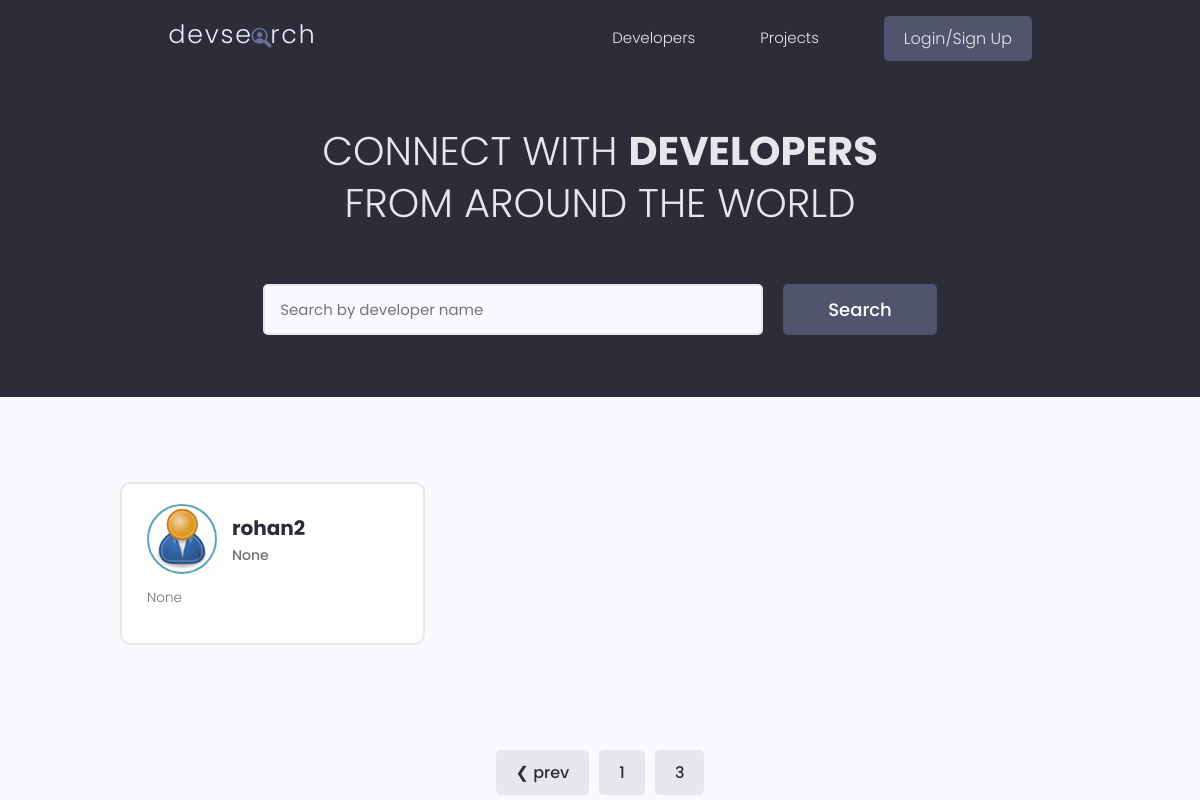
Page /?page=3 on the earlier database version.
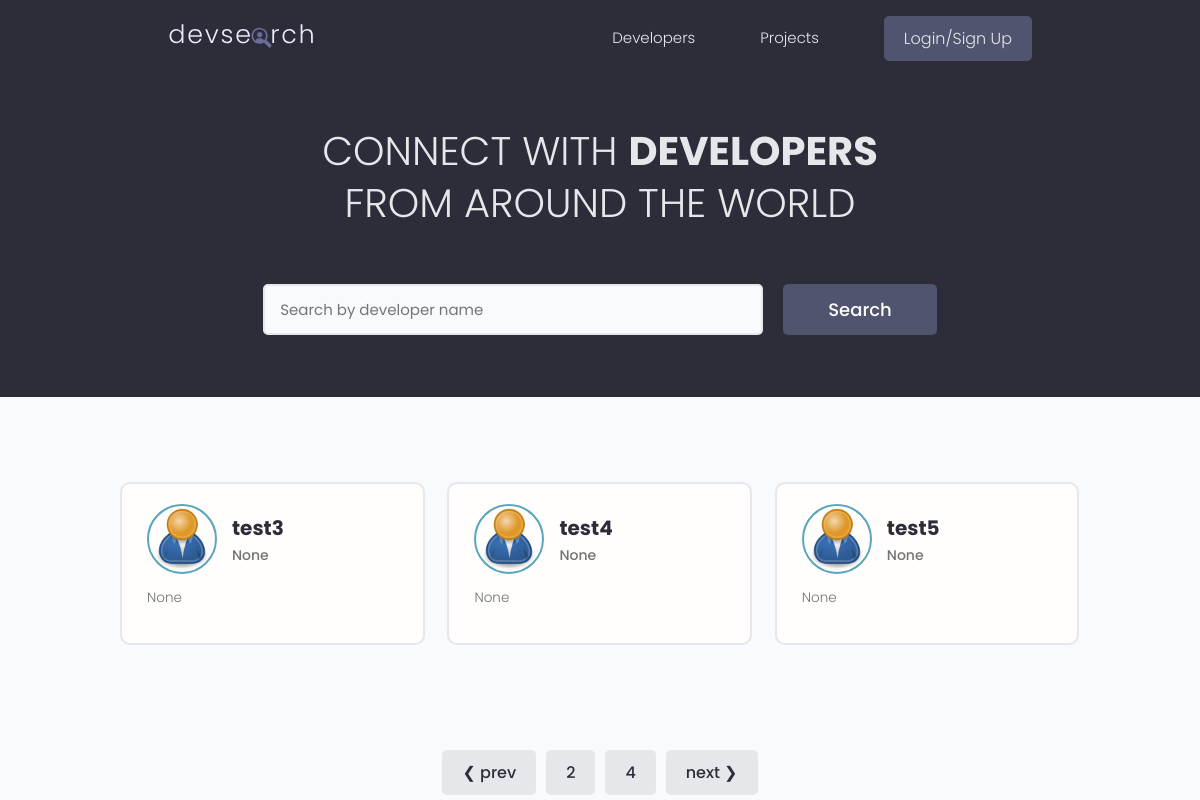
Same page on the later database version.
### users/models.py (models this page shows, shortened)
class Profile(models.Model):
    user = models.OneToOneField(User,on_delete=models.CASCADE,null=True,blank=True)
    name = models.CharField(max_length=200,blank=True,null=True)
    username =  models.CharField(max_length=200,blank=True,null=True)
    email = models.EmailField(max_length=500,blank=True,null=True)
    location = models.CharField(max_length=200,blank=True,null=True)
    short_intro = models.CharField(max_length=200,blank=True,null=True)
    bio = models.TextField(blank=True,null=True)
    profile_image = models.ImageField(blank=True,null=True,upload_to='profiles/',default='profiles/user-default.png')
    social_github = models.CharField(max_length=200,blank=True,null=True)
    social_twitter = models.CharField(max_length=200,blank=True,null=True)
    social_linkedin = models.CharField(max_length=200,blank=True,null=True)
    social_youtube = models.CharField(max_length=200,blank=True,null=True)
    social_website = models.CharField(max_length=200,blank=True,null=True)
    created = models.DateTimeField(auto_now_add=True)
    id = models.UUIDField( default = uuid.uuid4,unique = True,editable = False,primary_key = True)
    class Meta:
        ordering = ['created']

### users/views.py (the view)
# urls.py: path('',views.profiles,name="profiles"),
def profiles(request):
    search_query = ''
    profiles,search_query = searchProfiles(request)
    custom_range,profiles = paginateProfiles(request,profiles,3)
    context = {'profiles':profiles , 'search_query':search_query, 'custom_range':custom_range}
    return render(request,'users/profiles.html',context)

### users/utils.py (called while the page is built)
def paginateProfiles(request,profiles,results):
    page = request.GET.get('page')
    paginator = Paginator(profiles,results)
    try:
        profiles = paginator.page(page)
    except PageNotAnInteger:
        page = 1
        profiles = paginator.page(page)
    except EmptyPage:
        page = paginator.num_pages
        profiles = paginator.page(page)
    leftIndex = (int(page )- 1)
    if leftIndex < 1 :
        leftIndex = 1
    rightIndex = (int(page)+ 1 )
    if rightIndex > paginator.num_pages:
        rightIndex = paginator.num_pages + 1
    custom_range = leftIndex,rightIndex
    return custom_range,profiles

def searchProfiles(request):
    search_query = ''
    if request.GET.get('search_query'):
        search_query = request.GET.get('search_query')
    skills = Skill.objects.filter(name__icontains = search_query)
    profiles = Profile.objects.distinct().filter(Q(name__icontains = search_query) |
                                      Q(short_intro__icontains= search_query) |
                                      Q(skill__in=skills)
                                      )
    return profiles,search_query

### users/templates/users/profiles.html (shortened to what this page needs)
{% extends "main.html" %}
{% block content %}
<main class="home">
    <section class="hero-section text-center">
      <div class="container container--narrow">
        <div class="hero-section__box">
          <h2>CONNECT WITH <span>DEVELOPERS</span></h2>
          <h2>FROM AROUND THE WORLD</h2>
        </div>
        <div class="hero-section__search">
          <form id="searchForm" class="form" action="{% url 'profiles' %}" method="get">
            <div class="form__field">
              <input class="input input--text" id="formInput#search" type="text" name="search_query"
                value="{{search_query}}" placeholder="Search by developer name" />
            </div>
            <input class="btn btn--sub btn--lg" type="submit" value="Search" />
          </form>
        </div>
      </div>
    </section>
    <section class="devlist">
      <div class="container">
        <div class="grid grid--three">
        {% for profile in profiles  %}
          <div class="column card">
            <div class="dev">
              <a href="{% url 'user-profile' profile.id %}" class="card__body">
                <div class="dev__profile">
                  <img class="avatar avatar--md" src="{{profile.profile_image.url}}" alt="image" />
                  <div class="dev__meta">
                    <h3>{{profile.name}}</h3>
                    <h5>{{profile.short_intro}}</h5>
                  </div>
                </div>
                <p class="dev__info">{{profile.bio|slice:"150"}}</p>
              </a>
            </div>
          </div>
        {% endfor %}
        </div>
      </div>
    </section>
    {% include "pagination.html"  with queryset=profiles custom_range=custom_range %}
  </main>
{% endblock content %}

### templates/main.html (shortened to what this page needs)
<!DOCTYPE html>
{% load static %}
<html>
    <head>
        <link rel="stylesheet" href="https://cdn.iconmonstr.com/1.3.0/css/iconmonstr-iconic-font.min.css" />
        <link rel="stylesheet" href={% static "uikit/styles/uikit.css" %} />
        <link rel="stylesheet" href={% static "styles/app.css" %} />
    </head>
    <body>
        {% include "navbar.html" %}
        {% block content %}
        {% endblock content %}
    </body>
</html>

### templates/navbar.html (shortened to what this page needs)
{% load static %}
  <header class="header">
    <div class="container container--narrow">
      <a href="{% url 'profiles' %}" class="header__logo">
        <img src='{% static "images/logo.svg" %}' alt="DevSearch Logo" />
      </a>
      <nav class="header__nav">
        <ul class="header__menu">
          <li class="header__menuItem"><a href='{% url "profiles" %}'>Developers</a></li>
          <li class="header__menuItem"><a href="{% url 'project' %}">Projects</a></li>
          {% if request.user.is_authenticated %}
          <li class="header__menuItem"><a href="{% url 'inbox' %}">Inbox</a></li>
          <li class="header__menuItem"><a href="{% url 'create-project' %}">Add Projet</a></li>
          <li class="header__menuItem"><a href="{% url 'logout' %}" class="btn btn--sub">Logout</a></li>
          {% else %}
          <li class="header__menuItem"><a href="{% url 'login' %}" class="btn btn--sub">Login/Sign Up</a></li>
          {% endif %}
        </ul>
      </nav>
    </div>
  </header>

### templates/pagination.html
{% if queryset.has_other_pages %}
<div class="pagination">
  <ul class="container">
    {% if queryset.has_previous %}
    <li><a href="?page={{queryset.previous_page_number}}" class="btn page-link" data-page="queryset.previous_page_number">&#10094; prev</a></li>
    {% endif %}
    {% for page in custom_range  %}
    {% if page == queryset.number %}
    <li><a href="?page={{page}}" class="btn page-link btn--sub" data-page="{{page}}">{{page}}</a></li>
    {% else %}
    <li><a href="?page={{page}}" class="btn page-link" data-page="{{page}}">{{page}}</a></li>
    {% endif %}
    {% endfor %}
    {% if queryset.has_next %}
    <li><a href="?page={{queryset.next_page_number}}" class="btn page-link" data-page="{{queryset.next_page_number}}">next &#10095;</a></li>
    {% endif %}
  </ul>
</div>
{% endif %}

### static/styles/app.css (style rules this page uses)
:root { --color-sub: #2d2d39; }
.btn--sub { background-color: var(--color-sub-light); }
.card { border: 2px solid var(--color-light); }
img { width: 100%; }
.header { position: sticky; z-index: 111; background-color: var(--color-sub); padding: 1.5rem 0; }
.header > .container { display: flex; justify-content: space-between; align-items: center; }
.header__logo > img { height: 3.8rem; }
.header__nav > ul { display: inline-flex; align-items: center; list-style: none; gap: 6.5rem; }
.header__menuItem > a { color: var(--color-light); font-weight: 300; }
.hero-section { height: 40vh; display: flex; align-items: center; background-color: var(--color-sub); }
.hero-section__box { margin-bottom: 4rem; }
.hero-section__box > h2, .hero-section__box > h2 > span { font-size: 4rem; color: var(--color-light); line-height: 1.3; text-transform: uppercase; }
.hero-section__box > h2 { font-weight: 300; }
.hero-section__box > h2 > span { font-weight: 700; }
.hero-section__search > .form { display: flex; align-items: center; justify-content: center; gap: 2rem; }
.hero-section__search > .form input.input--text { width: 50rem; }
.devlist { margin-top: 8rem; }
.devlist .grid { align-items: stretch; }
.devlist .dev .dev__profile { display: flex; align-items: center; gap: 1.5rem; }
.devlist .dev .dev__meta h3 { color: var(--color-sub); font-size: 2rem; font-weight: 700; }
.devlist .dev .dev__meta h5 { color: var(--color-text); font-size: 1.4rem; font-weight: 500; }
.devlist .dev .dev__info { margin: 1.5rem 0; font-size: 1.35rem; line-height: 1.4; text-align: justify; }
.pagination { margin-top: 8rem; margin-bottom: 10rem; }
.pagination > ul { flex-wrap: wrap; list-style: none; display: flex; align-items: center; justify-content: center; gap: 1rem; }
.pagination .btn { color: var(--color-sub); }

### static/uikit/styles/modules/_variables.css (style rules this page uses)
:root { --color-main: #5aa5b9; --color-main-light: #e6faff; --color-sub: #3f4156; --color-sub-light: #51546e; --color-sub-lighter: #ededfd; --color-text: #737373; --color-gray: #8b8b8b; --color-light: #e5e7eb; --color-light-gray: #767676; --color-bg: #f8fafd; --color-white: #fffefd; --color-white-light: #f3f3f3; --color-success: #359e64; --color-success-bg: #def8e8; --color-error: #fc4b0b; --color-error-bg: #fff2ee; --font-base: 'Poppins', arial, helvetica, 'Segoe UI', roboto, ubuntu, sans-serif; --font-monospace: 'Fira Code', 'Courier New', courier, monospace; --font-regular: 300; --font-medium: 500; --font-bold: 700; --generic-shadow: 1px 1px 5px #00000010; --generic-transition: all 0.3s ease-in-out; }

### static/uikit/styles/modules/_base.css (style rules this page uses)
* { margin: 0; padding: 0; box-sizing: border-box; text-rendering: optimizeLegibility; color: inherit; font-size: inherit; }
html { font-size: 50%; }
@media only screen and (min-width: 480px) { html { font-size: 56.25%; } }
@media only screen and (min-width: 1200px) { html { font-size: 62.5%; } }
body { line-height: 1.6; font-weight: 400; font-size: 1.5rem; color: var(--color-text); background-color: var(--color-bg); min-height: 100vh; }

### static/uikit/styles/modules/_typography.css (style rules this page uses)
* { font-family: var(--font-base); }
h2 { font-size: 3.6rem; font-weight: var(--font-bold); }
h3 { font-size: 3.2rem; font-weight: var(--font-medium); }
h5 { font-size: 2.4rem; font-weight: var(--font-medium); }
h5, h6 { font-weight: var(--font-regular); }
p, span, strong { font-size: 1.6rem; color: var(--color-text); font-weight: var(--font-regular); }
a { padding-bottom: 2px; text-decoration: none; display: inline-block; color: var(--color-main); font-weight: var(--font-medium); }

### static/uikit/styles/modules/_utilities.css (style rules this page uses)
.container { width: 92%; max-width: 165rem; margin: 0 auto; box-sizing: border-box; }
.container--narrow { width: 92%; max-width: 120rem; }
@media screen and (min-width: 1000px) { .container { width: 90%; } }
@media screen and (min-width: 1000px) { .container--narrow { width: 85%; } }
@media screen and (min-width: 1200px) { .container { width: 80%; } }
@media screen and (min-width: 1200px) { .container--narrow { width: 72%; } }
.text-center { text-align: center; }

### static/uikit/styles/modules/_avatar.css (style rules this page uses)
.avatar { border-radius: 50%; border: 2px solid var(--color-main); object-fit: cover; }
.avatar--md { height: 7rem; width: 7rem; }

### static/uikit/styles/modules/_card.css (style rules this page uses)
.card { border-radius: 1rem; background-color: var(--color-white); border: 1.5px solid var(--color-light); width: auto; height: auto; margin-top: 0.5rem; margin-bottom: 0.5rem; overflow: hidden; }
.card__body, .card__header { padding: 2rem 2.5rem; }

Differences in the rows shown:
no longer on this page (row unchanged): Profile: profile_image (placeholder picture), name "rohan2", short_intro "None", bio "None"
added Profile: profile_image (placeholder picture), name "test3", short_intro "None", bio "None"
added Profile: profile_image (placeholder picture), name "test4", short_intro "None", bio "None"
added Profile: profile_image (placeholder picture), name "test5", short_intro "None", bio "None"
Other differences:
new list line: "2"
new list line: "4"
text now shown: "next ❯"
list line gone: "1"
list line gone: "3"
